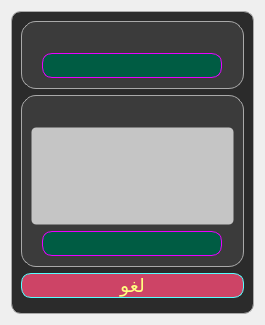
<?xml version="1.0" encoding="UTF-8"?>
<ui version="4.0">
 <class>Form</class>
 <widget class="QWidget" name="Form">
  <property name="geometry">
   <rect>
    <x>0</x>
    <y>0</y>
    <width>265</width>
    <height>325</height>
   </rect>
  </property>
  <property name="styleSheet">
   <string notr="true">QLabel {
color:    rgb(255, 255, 0)  ;
}

QToolTip {
background-color: rgba(0, 0, 0, 0);
    border: 1px solid darkkhaki;
    border-radius: 5px;
    opacity: 0.5;
color:  rgb(0, 255, 0);
}</string>
  </property>
  <layout class="QGridLayout" name="gridLayout_4">
   <item row="0" column="0">
    <widget class="QFrame" name="frame_import">
     <property name="styleSheet">
      <string notr="true">QFrame {
	background-color: #2b2b2b;
    border-style: solid;
    border-width: 1px;
border-color:#a9a9a9;
   border-radius: 10px;
   height: 25px;
}</string>
     </property>
     <property name="frameShape">
      <enum>QFrame::StyledPanel</enum>
     </property>
     <property name="frameShadow">
      <enum>QFrame::Raised</enum>
     </property>
     <layout class="QGridLayout" name="gridLayout_3">
      <property name="bottomMargin">
       <number>15</number>
      </property>
      <item row="0" column="0">
       <widget class="QFrame" name="frame_file">
        <property name="styleSheet">
         <string notr="true">QFrame {
	background-color: #3b3b3b;
    border-style: solid;
    border-width: 1px;
border-color:#a9a9a9;
   border-radius: 15px;
   height: 25px;
}
QPlainTextEdit {
	background-color: #c5c5c5;
	    border-style: no;
border-radius:5px;
}
QLabel {
    border-style: no;
}</string>
        </property>
        <property name="frameShape">
         <enum>QFrame::StyledPanel</enum>
        </property>
        <property name="frameShadow">
         <enum>QFrame::Raised</enum>
        </property>
        <layout class="QGridLayout" name="gridLayout">
         <property name="topMargin">
          <number>10</number>
         </property>
         <property name="bottomMargin">
          <number>10</number>
         </property>
         <item row="1" column="0">
          <widget class="QPushButton" name="btn_importFile">
           <property name="minimumSize">
            <size>
             <width>180</width>
             <height>25</height>
            </size>
           </property>
           <property name="maximumSize">
            <size>
             <width>180</width>
             <height>16777215</height>
            </size>
           </property>
           <property name="font">
            <font>
             <family>B Nazanin</family>
             <pointsize>14</pointsize>
             <weight>50</weight>
             <italic>false</italic>
             <bold>false</bold>
            </font>
           </property>
           <property name="styleSheet">
            <string notr="true">QPushButton:hover:!pressed
{
  border: 2px solid rgb(0, 209, 255);
	background-color: rgb(129, 125, 255);
	color: rgb(85, 255, 255);
}
QPushButton{
background-color: rgb(0, 92, 67);
color: rgb(255, 204, 0);
border: 1px solid  rgb(234, 0, 255);;
border-radius: 10px;
}</string>
           </property>
          </widget>
         </item>
         <item row="0" column="0">
          <widget class="QLabel" name="label">
           <property name="font">
            <font>
             <pointsize>8</pointsize>
             <weight>50</weight>
             <bold>false</bold>
            </font>
           </property>
           <property name="styleSheet">
            <string notr="true">QLabel {
color:    rgb(255, 255, 0)  ;
  border-style: no;
border-radius:5px;
}</string>
           </property>
          </widget>
         </item>
        </layout>
       </widget>
      </item>
      <item row="1" column="0">
       <widget class="QFrame" name="frame_manul">
        <property name="styleSheet">
         <string notr="true">QFrame {
	background-color: #3b3b3b;
    border-style: solid;
    border-width: 1px;
border-color:#a9a9a9;
   border-radius: 15px;
   height: 25px;
}
QPlainTextEdit {
	background-color: #c5c5c5;
	    border-style: no;
border-radius:5px;
color: rgb(121, 2, 180) ; 
}

QLabel {
  border-style: no;
border-radius:5px;
}</string>
        </property>
        <property name="frameShape">
         <enum>QFrame::StyledPanel</enum>
        </property>
        <property name="frameShadow">
         <enum>QFrame::Raised</enum>
        </property>
        <layout class="QGridLayout" name="gridLayout_2">
         <property name="bottomMargin">
          <number>10</number>
         </property>
         <item row="0" column="0" colspan="2">
          <widget class="QLabel" name="label_2">
          </widget>
         </item>
         <item row="2" column="1">
          <widget class="QPushButton" name="btn_importManual">
           <property name="minimumSize">
            <size>
             <width>180</width>
             <height>25</height>
            </size>
           </property>
           <property name="maximumSize">
            <size>
             <width>180</width>
             <height>16777215</height>
            </size>
           </property>
           <property name="font">
            <font>
             <family>B Nazanin</family>
             <pointsize>14</pointsize>
            </font>
           </property>
           <property name="styleSheet">
            <string notr="true">QPushButton:hover:!pressed
{
  border: 2px solid rgb(0, 209, 255);
	background-color: rgb(129, 125, 255);
	color: rgb(85, 255, 255);
}
QPushButton{
background-color: rgb(0, 92, 67);
color: rgb(255, 204, 0);
border: 1px solid  rgb(234, 0, 255);;
border-radius: 10px;
}</string>
           </property>
          </widget>
         </item>
         <item row="1" column="0" colspan="3">
          <widget class="QPlainTextEdit" name="manualNumber">
          </widget>
         </item>
        </layout>
       </widget>
      </item>
      <item row="2" column="0">
       <widget class="QPushButton" name="btn_import_cancel">
        <property name="minimumSize">
         <size>
          <width>200</width>
          <height>0</height>
         </size>
        </property>
        <property name="font">
         <font>
          <family>B Nazanin</family>
          <pointsize>14</pointsize>
         </font>
        </property>
        <property name="styleSheet">
         <string notr="true">QPushButton:hover:!pressed
{
  border: 2px solid rgb(255, 85, 0);
background-color: rgb(255, 170, 127);
	color: rgb(255, 0, 0);
}
QPushButton{
background-color: rgb(205, 68, 102);
color: rgb(255, 255, 127);
border: 1px solid  #55ffff;;
border-radius: 10px;
}</string>
        </property>
        <property name="text">
         <string>لغو</string>
        </property>
        <property name="autoDefault">
         <bool>true</bool>
        </property>
        <property name="default">
         <bool>true</bool>
        </property>
       </widget>
      </item>
     </layout>
    </widget>
   </item>
  </layout>
 </widget>
 <tabstops>
  <tabstop>btn_importFile</tabstop>
  <tabstop>manualNumber</tabstop>
  <tabstop>btn_importManual</tabstop>
  <tabstop>btn_import_cancel</tabstop>
 </tabstops>
 <resources/>
 <connections/>
</ui>
